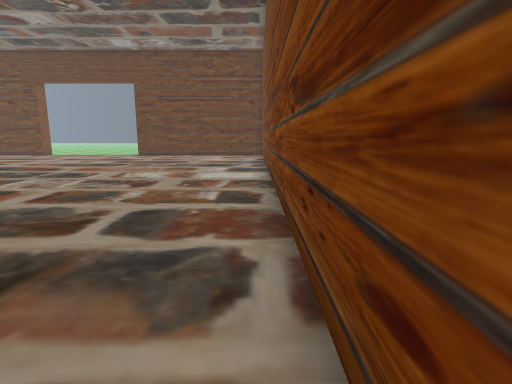
View 1 (above)

24 first-person views from a walk through a scene from a Unity 3-D project. The camera is 1.3 m above the floor, tilts 10° down and sees 80° across. The floor is counted in squares, 1 m on a side. Each view is taken from the middle of a square. On the plan, view 1 faces up. The plan holds only what a view shows up to about 14 squares ahead; the rest is blank. The place goes on beyond the plan. The player is left out. Some surface patterns are stand-ins.

View 2
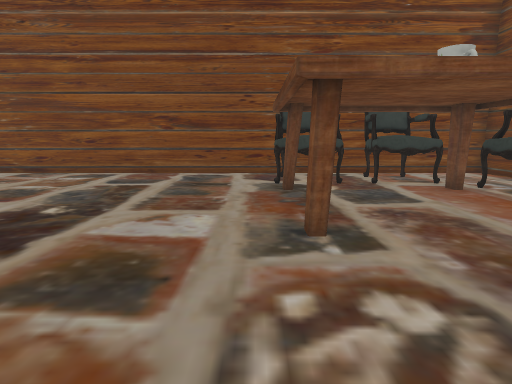

View 3
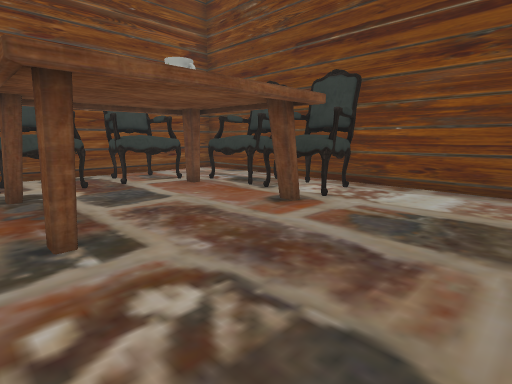

View 4
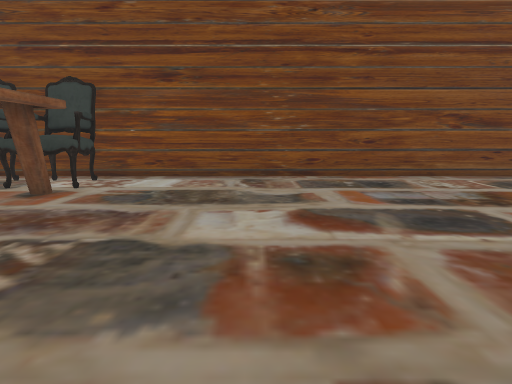

View 5
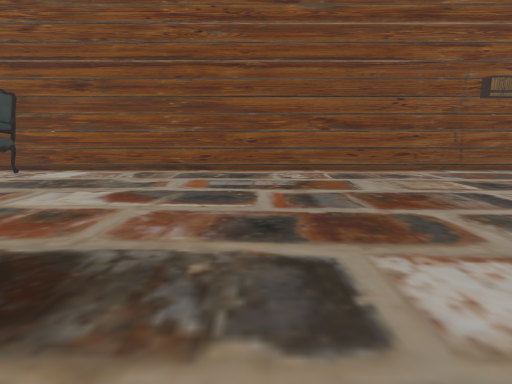

View 6
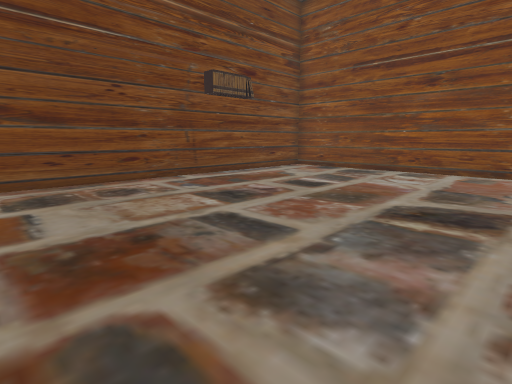

View 7
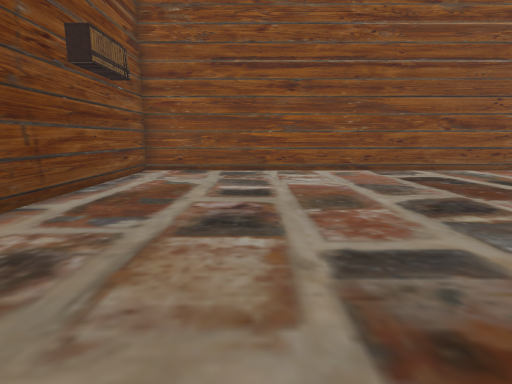

View 8
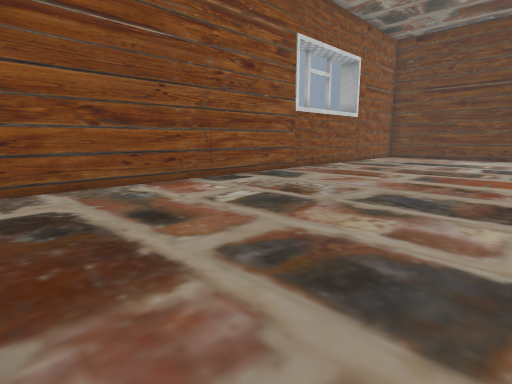

View 9
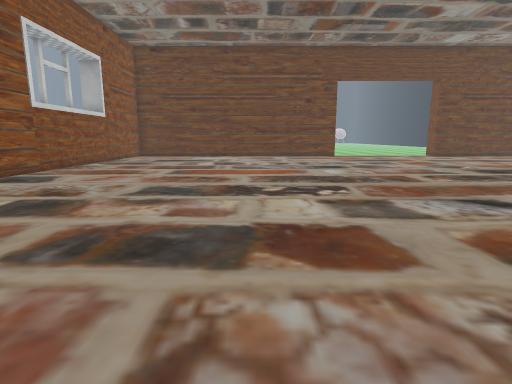

View 10
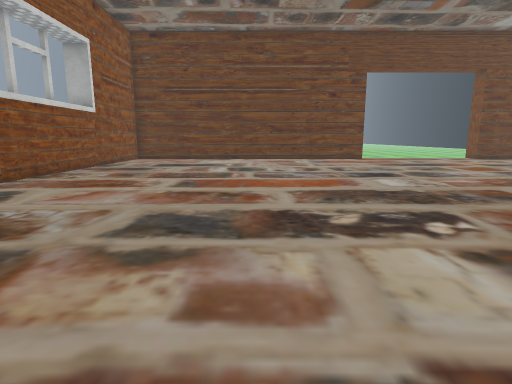

View 11
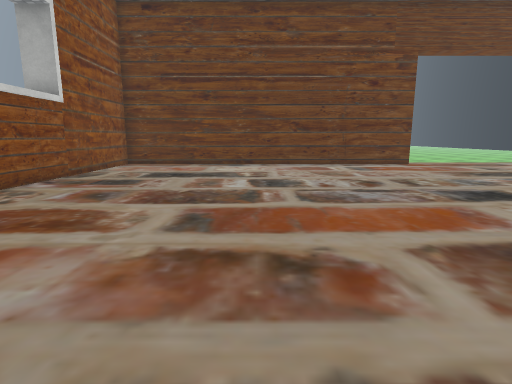

View 12
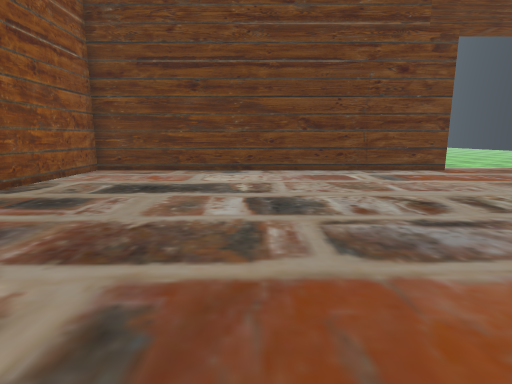

View 13
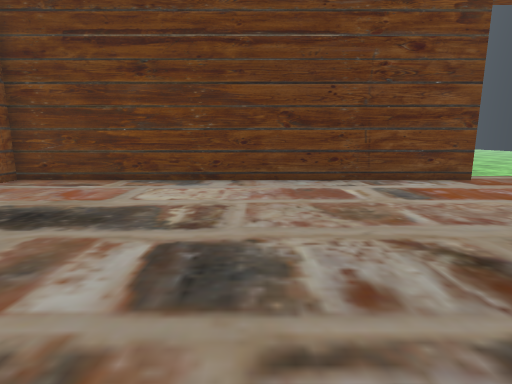

View 14
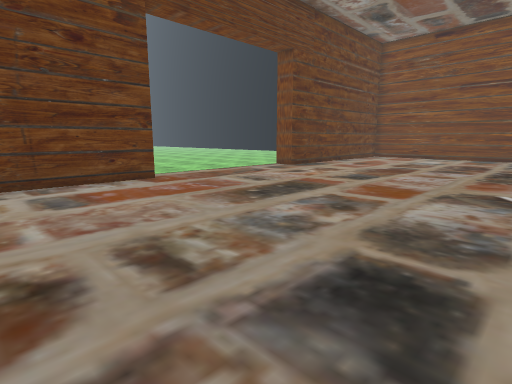

View 15
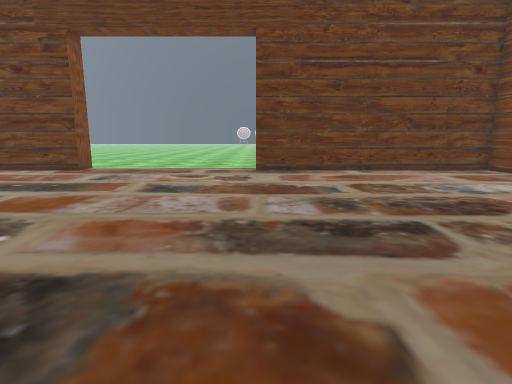

View 16
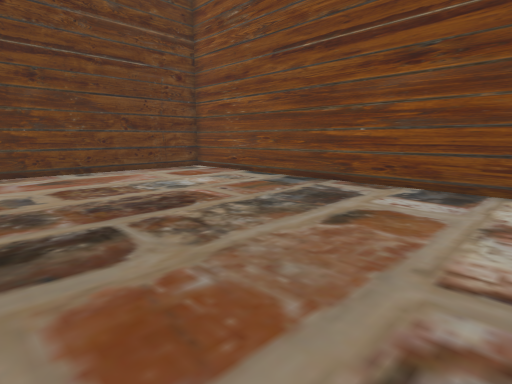

View 17
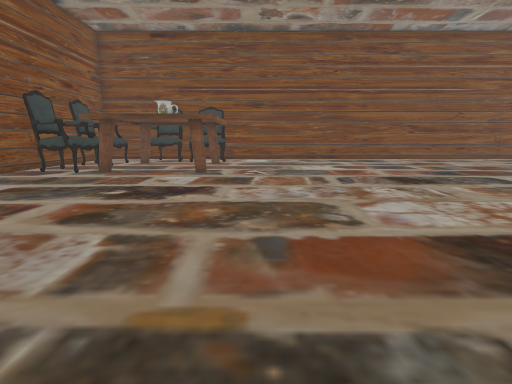

View 18
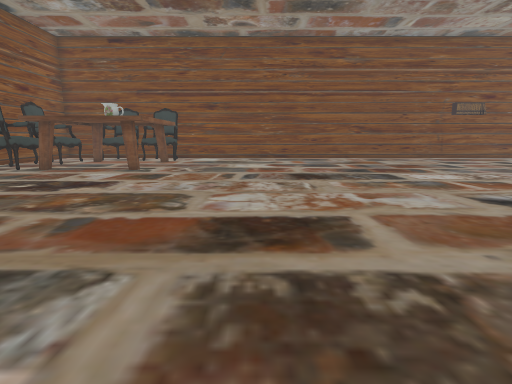

View 19
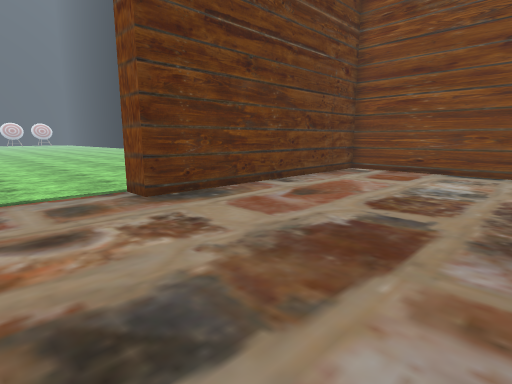

View 20
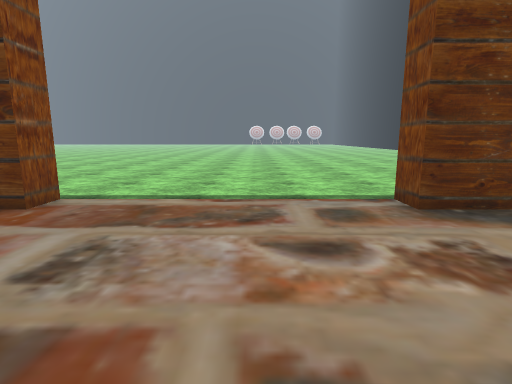

View 21
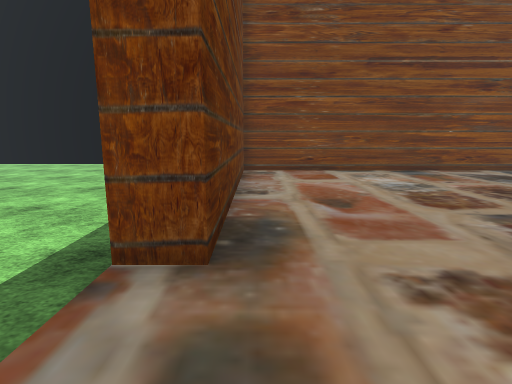

View 22
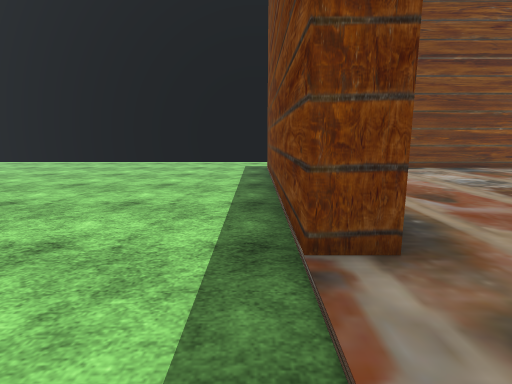

View 23
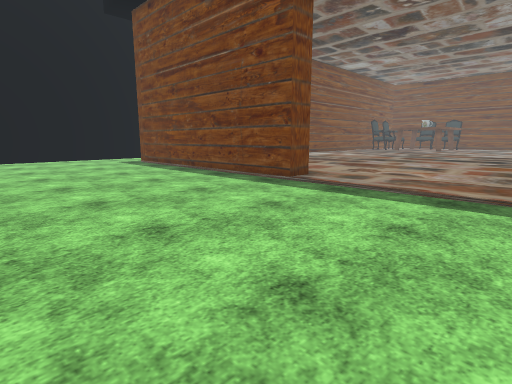

View 24
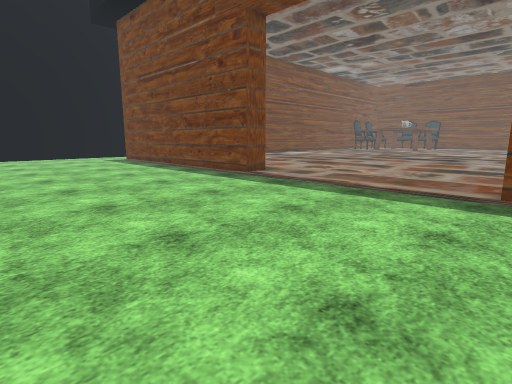

### Floor plan
Key: @ floor where view 1 was taken; # wall or solid block; . floor; O other object.
Columns run from 31 left of view 1 to 2 right of it. Each row starts with its distance up from view 1.
 32            ............... .......
 31            .......................
 30            .......................
 29             ......................
 28             ......................
 27              .....................
 26               ....................
 25               ....................
 24 ###############........##########
 23 #...............................#
 22 #...............................#
 21 #...............................#
 20 #...............................#
 19 #...............................#
 18 #...............................#
 17 #...............................#
 16 #...............................#
 15 #...............................#
 14 #...............................#
 13 #...............................#
 12 #...............................#
 11 #...............................#
 10 #...............................#
  9 #...............................#
  8 #...............................#
  7 #...............................#
  6 #...............................#
  5 #...............................#
  4 #...............................#
  3 #...............................#
  2 #...............................#
  1 #...............................#
  0 #.......................#...#OO@#
 -1 #............................OO.#
 -2 #............................O..#
 -3 #............................OO.#
 -4 #.......................#...#OO.#
 -5 #.......................OOOOO...#
 -6 #.......................OOOOO...#
 -7 #...............................#
 -8 #################################

Positions as (right, up) in squares from view 1, and headings:
1: (0, 0), facing up
2: (-11, 1), facing right
3: (-11, 1), facing down-right
4: (-12, 3), facing down
5: (-16, 5), facing down
6: (-18, 2), facing down-left
7: (-18, -3), facing left
8: (-22, 2), facing up-left
9: (-22, 1), facing up
10: (-23, 4), facing up
11: (-24, 8), facing up
12: (-24, 11), facing up
13: (-23, 14), facing up
14: (-21, 14), facing up-right
15: (-9, 11), facing up
16: (-8, 11), facing up-right
17: (-9, 12), facing down
18: (-12, 13), facing down
19: (-12, 17), facing up-right
20: (-12, 18), facing up
21: (-12, 23), facing right
22: (-12, 25), facing right
23: (-15, 32), facing down-right
24: (-17, 32), facing down-right
